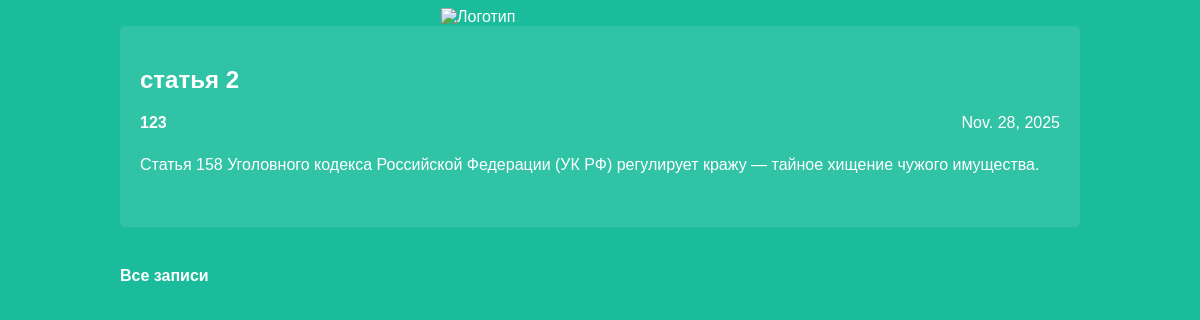
The page /article/5/ on the database its author committed.
### articles/models.py (models this page shows, shortened)
class Article(models.Model):
    title = models.CharField(max_length=200)
    author = models.ForeignKey(User, on_delete=models.CASCADE)
    text = models.TextField()
    created_date = models.DateField(auto_now_add=True)

### articles/views.py (the view)
# urls.py: path('article/<int:article_id>/', views.get_article, name='get_article'),
def get_article(request, article_id):
    try:
        post = Article.objects.get(id=article_id)
        return render(request, 'article.html', {'post': post})
    except Article.DoesNotExist:
        raise Http404

### articles/templates/article.html (shortened to what this page needs)
<!DOCTYPE html>
<html>
<head>
    <link rel="stylesheet" href="/static/css/article.css">
</head>
<body class="article">
    <div class="header">
        <img src="https://nnovgorod.sledcom.ru/upload/site49/document_news/unnamed_(1)-800x600.jpg" alt="Логотип">
    </div>
    <div class="content">
        <div class="one-post">
            <h2 class="post-title">{{ post.title }}</h2>
            <div class="article-info">
                <div class="article-author">{{ post.author.username }}</div>
                <div class="article-created-date">{{ post.created_date }}</div>
            </div>
            <p class="article-text">{{ post.text }}</p>
        </div>
        <a href="{% url 'archive' %}" class="back-link">Все записи</a>
    </div>
</body>
</html>

### articles/static_css/article.css (style rules this page uses)
body { background: #1abc9c; font-family: Tahoma, Arial, sans-serif; color: #ffffff; }
.header img { display: block; width: 318px; margin-left: auto; margin-right: auto; }
.article { width: 960px; margin-left: auto; margin-right: auto; }
.article-author { width: 50%; float: left; font-weight: bold; }
.article-created-date { text-align: right; width: 50%; float: right; }
.article-info { overflow: hidden; margin-bottom: 20px; }
.article-text { line-height: 1.6; margin-bottom: 30px; }
.back-link { color: #ffffff; text-decoration: none; font-weight: bold; }
.one-post { margin-bottom: 40px; padding: 20px; background: rgba(255, 255, 255, 0.1); border-radius: 5px; }

### rows shown on the page
Article: title "статья 2", author.username "123", created_date "Nov. 28, 2025", text "Статья 158 Уголовного кодекса Российской Федерации (УК РФ) регулирует кражу — тайное хищение чужого имущества."
